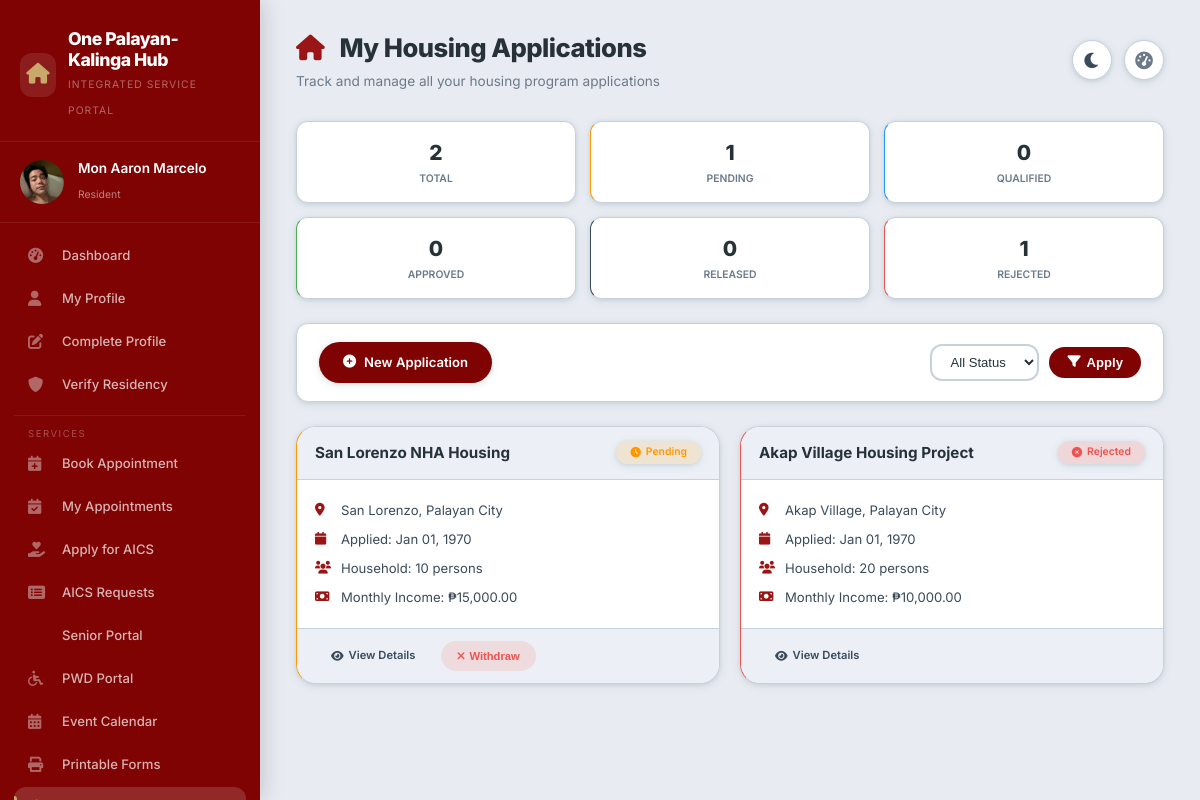
/housing-applications.php (signed in), run on an earlier commit of the app's database.
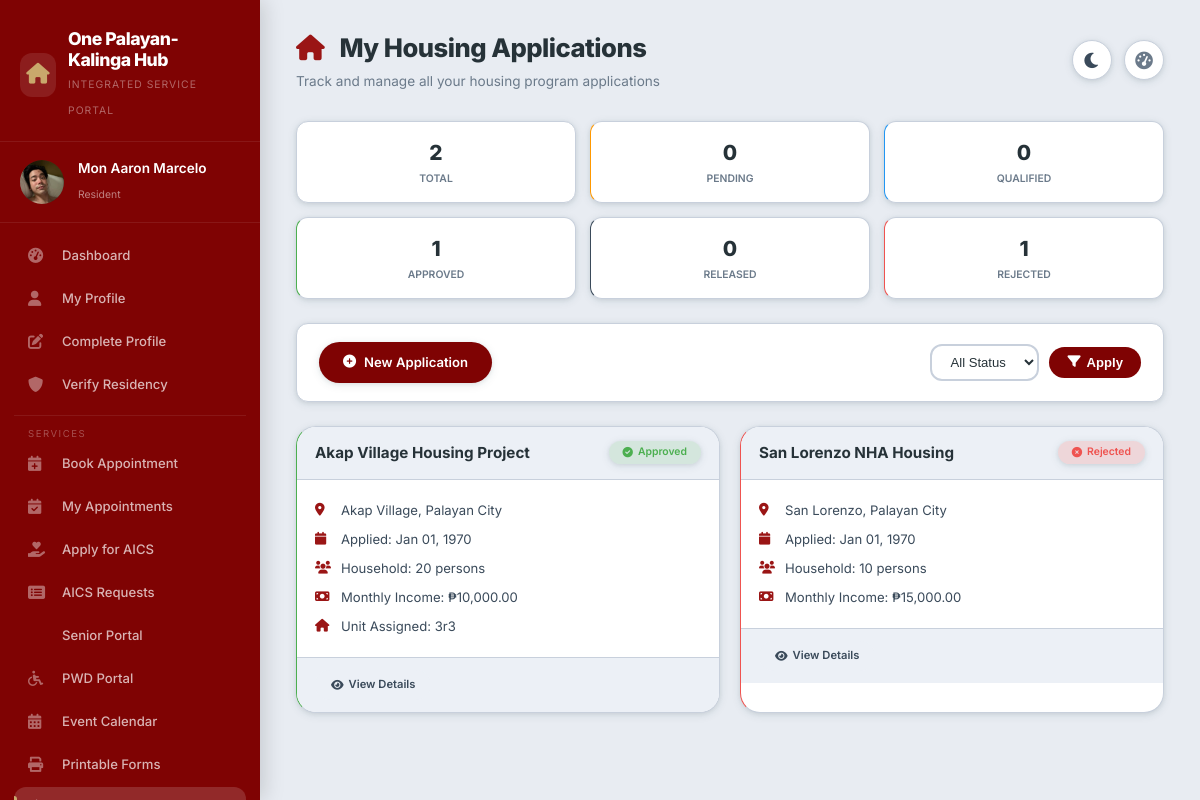
And on a later commit of the database.
### tables this page shows
CREATE TABLE `housing_beneficiaries` (
  `beneficiary_id` int(11) NOT NULL,
  `user_id` int(11) DEFAULT NULL,
  `program_id` int(11) DEFAULT NULL,
  `application_date` date DEFAULT NULL,
  `status` enum('pending','qualified','approved','rejected','released') DEFAULT 'pending',
  `household_composition` text DEFAULT NULL,
  `monthly_income` decimal(10,2) DEFAULT NULL,
  `housing_need_assessment` text DEFAULT NULL,
  `interviewed_by` int(11) DEFAULT NULL,
  `interview_date` date DEFAULT NULL,
  `approved_by` int(11) DEFAULT NULL,
  `approval_date` date DEFAULT NULL,
  `unit_assigned` varchar(50) DEFAULT NULL,
  `move_in_date` date DEFAULT NULL
);

CREATE TABLE `housing_programs` (
  `program_id` int(11) NOT NULL,
  `program_name` varchar(100) NOT NULL,
  `program_code` varchar(50) DEFAULT NULL,
  `location` varchar(255) DEFAULT NULL,
  `total_units` int(11) DEFAULT NULL,
  `description` text DEFAULT NULL,
  `requirements` text DEFAULT NULL,
  `status` enum('active','completed','pending') DEFAULT 'active',
  `created_at` timestamp NOT NULL DEFAULT current_timestamp()
);

### housing-applications.php (the view, shortened to what the changed rows need)
<?php
$database = new Database();
$db = $database->getConnection();
$query = "SELECT h.*, p.program_name, p.location, p.program_code,
          DATEDIFF(NOW(), h.application_date) as days_since_application
          FROM housing_beneficiaries h
          JOIN housing_programs p ON h.program_id = p.program_id
          WHERE h.user_id = :user_id";
$params = [':user_id' => $_SESSION['user_id']];
$query .= " ORDER BY
            CASE h.status
                WHEN 'pending' THEN 1
                WHEN 'qualified' THEN 2
                WHEN 'approved' THEN 3
                WHEN 'released' THEN 4
                WHEN 'rejected' THEN 5
                ELSE 6
            END,
            h.application_date DESC";
$stmt = $db->prepare($query);
foreach ($params as $key => $value) {
    $stmt->bindValue($key, $value);
}
$stmt->execute();
$stats_query = "SELECT
    COUNT(*) as total,
    SUM(CASE WHEN status = 'pending' THEN 1 ELSE 0 END) as pending,
    SUM(CASE WHEN status = 'qualified' THEN 1 ELSE 0 END) as qualified,
    SUM(CASE WHEN status = 'approved' THEN 1 ELSE 0 END) as approved,
    SUM(CASE WHEN status = 'released' THEN 1 ELSE 0 END) as released,
    SUM(CASE WHEN status = 'rejected' THEN 1 ELSE 0 END) as rejected
    FROM housing_beneficiaries WHERE user_id = :user_id";
$stats_stmt = $db->prepare($stats_query);
$stats_stmt->bindParam(':user_id', $_SESSION['user_id']);
$stats_stmt->execute();
$stats = $stats_stmt->fetch(PDO::FETCH_ASSOC);
$dark_mode = isset($_COOKIE['dark_mode']) && $_COOKIE['dark_mode'] === 'enabled';
?>
<!DOCTYPE html>
<html lang="en" data-theme="<?php echo $dark_mode ? 'dark' : 'light'; ?>">
<head>
    <link rel="stylesheet" href="https://cdnjs.cloudflare.com/ajax/libs/font-awesome/6.0.0/css/all.min.css">
    <link rel="stylesheet" href="css/portal-layout.css">
</head>
<body>
    <div class="app-container">
        <div class="sidebar" id="sidebar">
            <div class="sidebar-header">
                <div class="logo-text">
                    <h2>One Palayan-Kalinga Hub</h2>
                </div>
            </div>
        </div>
        <div class="main-content">
            <div class="top-bar">
                <div class="top-bar-left">
                    <div class="page-title">
                        <h1><i class="fas fa-home" style="color: var(--maroon-light); margin-right: 10px;"></i> My Housing Applications</h1>
                    </div>
                </div>
            </div>
        <div class="stats-grid">
            <div class="stat-card pending" onclick="window.location.href='housing-applications.php?status=pending'">
                <div class="stat-number"><?php echo $stats['pending'] ?? 0; ?></div>
                <div class="stat-label">Pending</div>
            </div>
            <div class="stat-card approved" onclick="window.location.href='housing-applications.php?status=approved'">
                <div class="stat-number"><?php echo $stats['approved'] ?? 0; ?></div>
                <div class="stat-label">Approved</div>
            </div>
        </div>
        <?php if($stmt->rowCount() > 0): ?>
        <div class="applications-grid">
            <?php while($app = $stmt->fetch(PDO::FETCH_ASSOC)): ?>
            <div class="application-card status-<?php echo $app['status']; ?>">
                <div class="card-header">
                    <span class="program-name"><?php echo htmlspecialchars($app['program_name']); ?></span>
                    <span class="status-badge <?php echo $app['status']; ?>">
                        <i class="fas fa-<?php
                            echo $app['status'] == 'pending' ? 'clock' :
                                ($app['status'] == 'qualified' ? 'search' :
                                ($app['status'] == 'approved' ? 'check-circle' :
                                ($app['status'] == 'released' ? 'gift' : 'times-circle')));
                        ?>"></i>
                        <?php echo ucfirst($app['status']); ?>
                    </span>
                </div>
                <div class="card-body">
                    <div class="detail-row">
                        <i class="fas fa-map-marker-alt"></i>
                        <span><?php echo htmlspecialchars($app['location']); ?></span>
                    </div>
                    <div class="detail-row">
                        <i class="fas fa-calendar"></i>
                        <span>Applied: <?php echo date('M d, Y', strtotime($app['application_date'])); ?></span>
                    </div>
                    <div class="detail-row">
                        <i class="fas fa-users"></i>
                        <span>Household: <?php echo $app['household_composition']; ?> persons</span>
                    </div>
                    <div class="detail-row">
                        <i class="fas fa-money-bill"></i>
                        <span>Monthly Income: ₱<?php echo number_format($app['monthly_income'], 2); ?></span>
                    </div>
                    <?php if(!empty($app['unit_assigned'])): ?>
                    <div class="detail-row">
                        <i class="fas fa-home"></i>
                        <span>Unit Assigned: <?php echo htmlspecialchars($app['unit_assigned']); ?></span>
                    </div>
                    <?php endif; ?>
                </div>
                <div class="card-footer">
                    <a href="view-housing.php?id=<?php echo $app['beneficiary_id']; ?>" class="btn-view">
                        <i class="fas fa-eye"></i> View Details
                    </a>
                    <?php if($app['status'] == 'pending' || $app['status'] == 'qualified'): ?>
                    <button onclick="withdrawApplication(<?php echo $app['beneficiary_id']; ?>)" class="btn-withdraw">
                        <i class="fas fa-times"></i> Withdraw
                    </button>
                    <?php endif; ?>
                </div>
            </div>
            <?php endwhile; ?>
        </div>
        <?php endif; ?>
    </div>
</div>
</body>
</html>

What changed in the data, as far as the page shows it:
changed housing_beneficiaries "Akap Village Housing Project": status "Rejected" → "Approved"; unit_assigned (not shown) → "3r3"; moves up the list
changed housing_beneficiaries "San Lorenzo NHA Housing": status "Pending" → "Rejected"; no longer shows "Withdraw"
Also different on the page:
$stats['pending']: "1" → "0"
$stats['approved']: "0" → "1"
